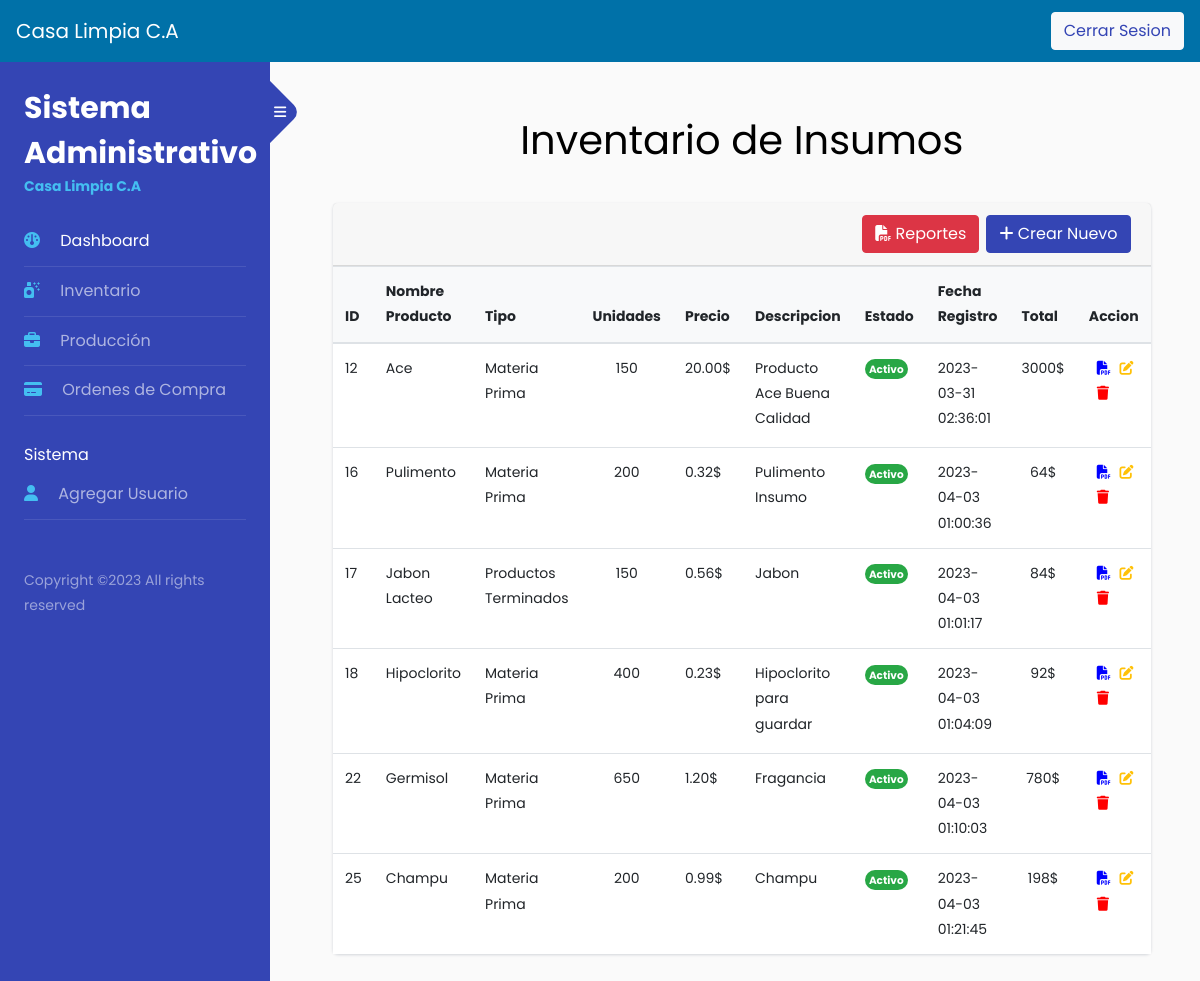
/inventario.php (signed in), run on the app's committed database.
### tables this page shows
CREATE TABLE `inventario` (
  `id_producto` int(11) NOT NULL,
  `img_url` text NOT NULL,
  `nombre_producto` varchar(40) NOT NULL,
  `tipo_producto` varchar(20) NOT NULL,
  `unidades` int(10) NOT NULL,
  `precio_producto` double(10,2) NOT NULL,
  `descripcion` text NOT NULL,
  `estado` varchar(12) NOT NULL,
  `fecha_registro` datetime NOT NULL DEFAULT current_timestamp()
);

### inventario.php (the view, shortened to what this page needs)
<?php require_once "controllerUserData.php"; ?>
<?php
$email = $_SESSION['email'];
$password = $_SESSION['password'];
if($email != false && $password != false){
    $sql = "SELECT * FROM usertable WHERE email = '$email'";
    $run_Sql = mysqli_query($con, $sql);
    if($run_Sql){
        $fetch_info = mysqli_fetch_assoc($run_Sql);
    }
}else{
    header('Location: index.php');
}
?>
<!DOCTYPE html>
<html lang="en">
<head>
    <link rel="stylesheet" href="https://stackpath.bootstrapcdn.com/bootstrap/4.5.2/css/bootstrap.min.css">
    <link rel="stylesheet" href="https://cdnjs.cloudflare.com/ajax/libs/font-awesome/6.3.0/css/all.min.css" />
    <link rel="stylesheet" href="./assets/css/style.css">
</head>
<body>
    <nav class="navbar" style="background:#0071A8;">
    <a class="navbar-brand" style="color:#fff;" href="#" >Casa Limpia C.A</a>
    <button type="button" class="btn btn-light"><a href="logout-user.php">Cerrar Sesion</a></button>
    </nav>
    <div class="wrapper d-flex align-items-stretch">
        <nav id="sidebar" style="height:100vw;">
            <div class="custom-menu">
					<button type="button" id="sidebarCollapse" class="btn btn-primary">
	          <i class="fa fa-bars"></i>
	        </button>
        </div>
				<div class="p-4">
		  		<h1><a href="home.php" class="logo">Sistema Administrativo <span>Casa Limpia C.A</span></a></h1>
          <ul class="list-unstyled components mb-5">
            <?php
              if($fetch_info['type']== "2"){
                echo "
                <li class='active'>
                  <a href='home_worker.php'><span class='fa-solid fa-gauge mr-3'></span> Dashboard</a>
                </li>
                ";
              } else {
                echo "
                <li class='active'>
                  <a href='home.php'><span class='fa-solid fa-gauge mr-3'></span> Dashboard</a>
                </li>
                ";
              }
            ?>
	          <li>
	              <a href="inventario.php"><span class="fa-solid fa-spray-can-sparkles mr-3"></span> Inventario</a>
	          </li>
	          <li>
              <a href="produccion.php"><span class="fa fa-briefcase mr-3"></span> Producción</a>
            </li>
	          <li>
              <a href="OrdenesCompra.php"><span class="fa-solid fa-credit-card mr-3"></span> Ordenes de Compra</a>
	          </li>
            <?php
              if($fetch_info['type']== "1"){
                echo"
                <br>
                <li>
                    <span class='mr-3'> Sistema</span>
                </li>
                <li>
                  <a href='registrarUsuario.php'><span class='fa-solid fa-user mr-3'></span> Agregar Usuario</a>
                </li>
                ";
              }
              ?>
	        </ul>
	        <div class="footer">
                <p>
                Copyright &copy;<script>document.write(new Date().getFullYear());</script> All rights reserved
                </p>
	        </div>
        </div>
    </nav>
            <div class="container">
              <div class="p-4 p-md-5 pt-5">
                <h1 class="text-center">Inventario de Insumos</h1> <br>
                <div class="card card-outline card-primary">
                  <div class="card-header">
                    <div class="card-tools float-right" style="padding-left:7px;">
                      <button type="button" class="btn btn-flait btn-primary" data-toggle="modal" data-target="#exampleModal"><span class="fas fa-plus"></span> Crear Nuevo</button>
                    </div>
                    <div class="card-tools float-right">
                      <form action="descargarReporteInventario.php" method="POST">
                        <button type="" name="reportebtnInventario" class="btn btn-flait btn-danger"><span class="fa-solid fa-file-pdf"></span> Reportes</button>
                      </form>
                    </div>
                  </div>
                  <table class="table align-middle mb-0 bg-white">
                  <thead class="bg-light">
                    <tr>
                        <th>ID</th>
                      <th>Nombre Producto</th>
                      <th>Tipo</th>
                      <th>Unidades</th>
                      <th>Precio</th>
                      <th>Descripcion</th>
                      <th>Estado</th>
                      <th>Fecha Registro</th>
                      <th>Total</th>
                      <th>Accion</th>
                    </tr>
                  </thead>
                  <tbody>
                    <?php
                        include_once('connection.php');
                        $sql_query = "SELECT * FROM inventario";
                        $result = $con->query($sql_query);
                        while($row = $result->fetch_assoc()){
                            $total = $row['unidades'] * $row['precio_producto'];
                            if($row['estado']=="Activo"){
                                echo "
                                <tr>
                                    <td>$row[id_producto]</td>
                                    <td>
                                        <div class='d-flex align-items-center'>
                                            <div class='ms-3'>
                                                <p class='fw-bold mb-1'>$row[nombre_producto]</p>
                                            </div>
                                        </div>
                                    </td>
                                    <td>$row[tipo_producto]</td>
                                    <td class='text-center'>$row[unidades]</td>
                                    <td>$row[precio_producto]$</td>
                                    <td>
                                        <p class='fw-normal mb-1'>$row[descripcion]</p>
                                    </td>
                                    <td>
                                        <span class='badge badge-success rounded-pill d-inline'>$row[estado]</span>
                                    </td>
                                    <td>$row[fecha_registro]</td>
                                    <td class='text-center'>$total$</td>
                                    <td>
                                        <div style='margin-left:8px;'>
                                            <a class='action-css' style='margin-right: 5px; outline: hidden;'  href='descargaReporteInventarioId.php?id=$row[id_producto]'>
                                            <i class='fa-solid fa-file-pdf' style='color:blue;'></i> </a>
                                            <a class='action-css' style='margin-right: 5px; outline: hidden;'  href='editInventario.php?id=$row[id_producto]'>
                                                <i class='fa-solid fa-pen-to-square' style='color:#FFC107;'></i> </a>
                                            <a class='action-css' href='deleteInventario.php?id=$row[id_producto]'><i class='fa-solid fa-trash' style='color:red;'>  </i></a>
                                        </div>
                                    </td>
                                </tr>
                                ";
                            }
                        }
                    ?>
                </table>
            </div>
        </div>
    </div>
</body>
</html>

### data on the page
inventario: id_producto "12", nombre_producto "Ace", tipo_producto "Materia Prima", unidades "150", precio_producto "20.00", descripcion "Producto Ace Buena Calidad", estado "Activo", fecha_registro "2023-03-31 02:36:01", total "3000"
inventario: id_producto "16", nombre_producto "Pulimento", tipo_producto "Materia Prima", unidades "200", precio_producto "0.32", descripcion "Pulimento Insumo", estado "Activo", fecha_registro "2023-04-03 01:00:36", total "64"
inventario: id_producto "17", nombre_producto "Jabon Lacteo", tipo_producto "Productos Terminados", unidades "150", precio_producto "0.56", descripcion "Jabon", estado "Activo", fecha_registro "2023-04-03 01:01:17", total "84"
inventario: id_producto "18", nombre_producto "Hipoclorito", tipo_producto "Materia Prima", unidades "400", precio_producto "0.23", descripcion "Hipoclorito para guardar", estado "Activo", fecha_registro "2023-04-03 01:04:09", total "92"
inventario: id_producto "22", nombre_producto "Germisol", tipo_producto "Materia Prima", unidades "650", precio_producto "1.20", descripcion "Fragancia", estado "Activo", fecha_registro "2023-04-03 01:10:03", total "780"
inventario: id_producto "25", nombre_producto "Champu", tipo_producto "Materia Prima", unidades "200", precio_producto "0.99", descripcion "Champu", estado "Activo", fecha_registro "2023-04-03 01:21:45", total "198"
